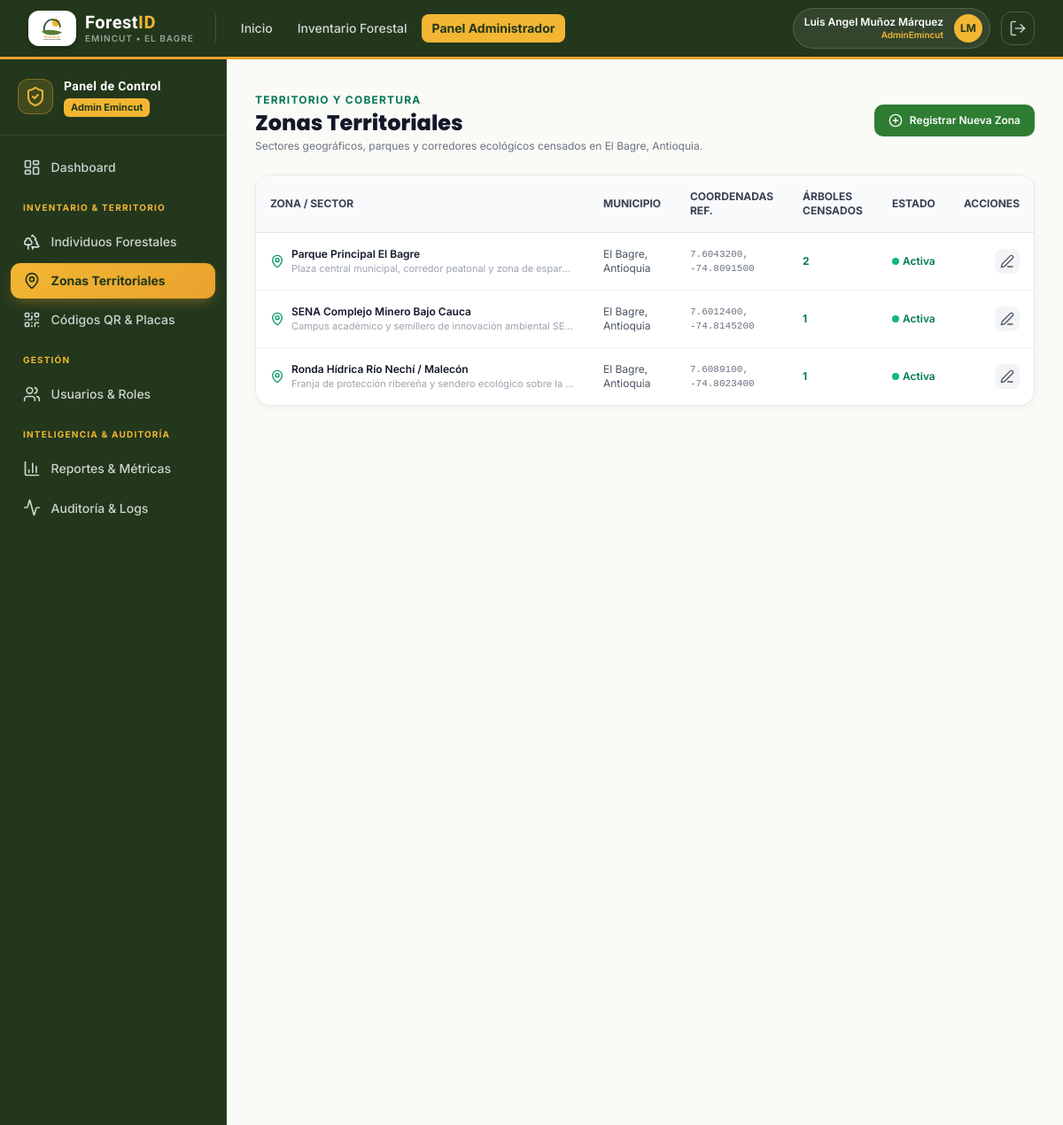
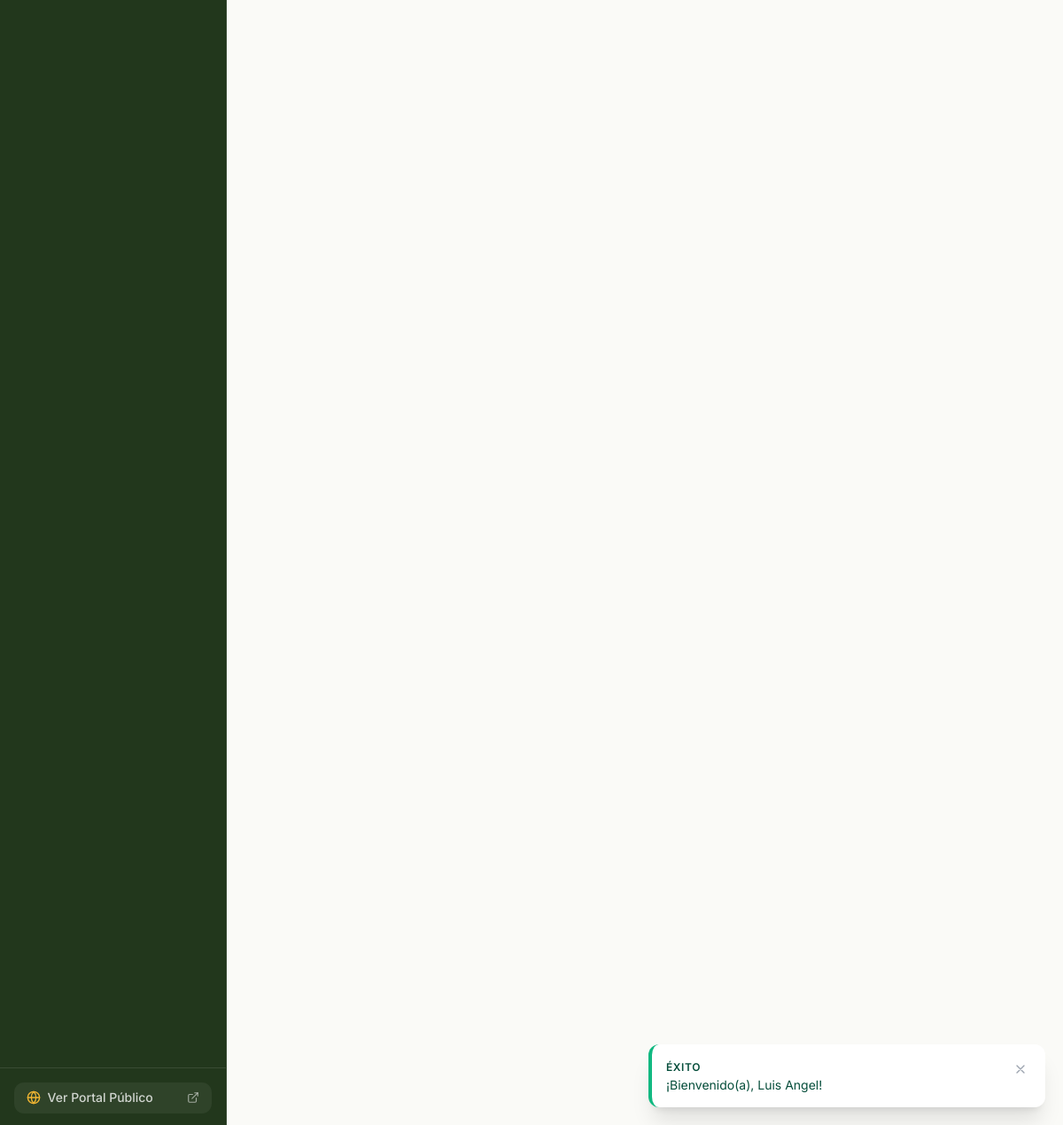
The app's page /admin/zonas/index.php (signed in) with its own data (2 pictures, top to bottom).
### tables this page shows
CREATE TABLE `zonas` (
    `id_zona` CHAR(36) NOT NULL DEFAULT (UUID()),
    `nombre_zona` VARCHAR(100) NOT NULL,
    `descripcion` VARCHAR(255) NULL,
    `municipio` VARCHAR(100) NOT NULL DEFAULT 'El Bagre',
    `departamento` VARCHAR(100) NOT NULL DEFAULT 'Antioquia',
    `latitud_referencia` DECIMAL(10,7) NULL,
    `longitud_referencia` DECIMAL(10,7) NULL,
    `estado` TINYINT(1) NOT NULL DEFAULT 1 COMMENT '1: Activa, 0: Inactiva',
    `fecha_creacion` DATETIME NOT NULL DEFAULT CURRENT_TIMESTAMP,
    PRIMARY KEY (`id_zona`),
    INDEX `idx_zonas_municipio` (`municipio`)
);

### admin/zonas/index.php (the view, shortened to what this page needs)
<?php
require_once __DIR__ . '/../../includes/funciones.php';
$pdo = getDBConnection();
$stmt = $pdo->query("
    SELECT z.*,
           COUNT(ind.id_individuo) AS total_arboles
    FROM `zonas` z
    LEFT JOIN `individuos_forestales` ind ON z.id_zona = ind.id_zona AND ind.estado_registro = 1
    GROUP BY z.id_zona
    ORDER BY z.fecha_creacion DESC
");
$zonas = $stmt->fetchAll();
require_once __DIR__ . '/../../includes/header.php';
require_once __DIR__ . '/../../includes/navbar.php';
?>
<div class="flex-1 flex flex-col md:flex-row">
    <?php require_once __DIR__ . '/../../includes/sidebar_admin.php'; ?>
    <main class="flex-1 p-6 sm:p-8 space-y-6 overflow-y-auto">
        <div class="flex flex-col sm:flex-row items-start sm:items-center justify-between gap-4">
            <div>
                <span class="text-xs font-bold text-emerald-700 uppercase tracking-widest">Territorio y Cobertura</span>
                <h1 class="font-heading font-extrabold text-2xl text-gray-900">Zonas Territoriales</h1>
                <p class="text-xs text-gray-500 mt-0.5">
                    Sectores geográficos, parques y corredores ecológicos censados en El Bagre, Antioquia.
                </p>
            </div>
            <a href="<?= BASE_URL ?>admin/zonas/crear.php" class="btn-forest-primary text-xs py-2.5 px-4 shadow-sm">
                <i data-lucide="plus-circle" class="w-4 h-4"></i> Registrar Nueva Zona
            </a>
        </div>
        <div class="forest-card overflow-hidden">
            <div class="overflow-x-auto">
                <table class="w-full text-left text-xs text-gray-600">
                    <thead class="bg-gray-50 border-b border-gray-200 text-gray-700 uppercase font-semibold">
                        <tr>
                            <th class="p-4">Zona / Sector</th>
                            <th class="p-4">Municipio</th>
                            <th class="p-4">Coordenadas Ref.</th>
                            <th class="p-4">Árboles Censados</th>
                            <th class="p-4">Estado</th>
                            <th class="p-4 text-right">Acciones</th>
                        </tr>
                    </thead>
                    <tbody class="divide-y divide-gray-100">
                        <?php if (empty($zonas)): ?>
                            <tr>
                                <td colspan="6" class="p-8 text-center text-gray-400 italic">No hay zonas territoriales registradas.</td>
                            </tr>
                        <?php else: ?>
                            <?php foreach ($zonas as $z): ?>
                                <tr class="hover:bg-gray-50 transition-colors">
                                    <td class="p-4 font-semibold text-gray-900">
                                        <div class="flex items-center gap-2">
                                            <i data-lucide="map-pin" class="w-4 h-4 text-emerald-600"></i>
                                            <div>
                                                <span><?= htmlspecialchars($z['nombre_zona']) ?></span>
                                                <?php if (!empty($z['descripcion'])): ?>
                                                    <span class="block text-[11px] text-gray-400 font-normal truncate max-w-xs"><?= htmlspecialchars($z['descripcion']) ?></span>
                                                <?php endif; ?>
                                            </div>
                                        </div>
                                    </td>
                                    <td class="p-4"><?= htmlspecialchars($z['municipio']) ?>, <?= htmlspecialchars($z['departamento']) ?></td>
                                    <td class="p-4 font-mono text-[11px] text-gray-500">
                                        <?= !empty($z['latitud_referencia']) ? "{$z['latitud_referencia']}, {$z['longitud_referencia']}" : 'Sin fijar' ?>
                                    </td>
                                    <td class="p-4 font-bold text-emerald-700"><?= $z['total_arboles'] ?></td>
                                    <td class="p-4">
                                        <?php if ($z['estado'] == 1): ?>
                                            <span class="text-emerald-700 font-semibold flex items-center gap-1"><span class="w-2 h-2 rounded-full bg-emerald-500"></span> Activa</span>
                                        <?php else: ?>
                                            <span class="text-rose-700 font-semibold flex items-center gap-1"><span class="w-2 h-2 rounded-full bg-rose-500"></span> Inactiva</span>
                                        <?php endif; ?>
                                    </td>
                                    <td class="p-4 text-right">
                                        <a href="<?= BASE_URL ?>admin/zonas/editar.php?id=<?= $z['id_zona'] ?>" class="p-1.5 rounded-lg bg-gray-100 hover:bg-emerald-100 text-gray-600 hover:text-emerald-800 inline-flex" title="Editar">
                                            <i data-lucide="edit-3" class="w-4 h-4"></i>
                                        </a>
                                    </td>
                                </tr>
                            <?php endforeach; ?>
                        <?php endif; ?>
                    </tbody>
                </table>
            </div>
        </div>
    </main>
</div>
<?php require_once __DIR__ . '/../../includes/footer.php'; ?>

### assets/css/custom.css (style rules this page uses)
:root { --color-primary-dark: #1B5E20; --color-primary: #2E7D32; --color-primary-light: #4CAF50; --color-surface-soft: #E8F5E9; --color-surface-bg: #FAFAF7; --color-earth: #6D4C41; --color-text-main: #1F2937; }
body { background-color: var(--color-surface-bg); color: var(--color-text-main); font-family: 'Inter', -apple-system, BlinkMacSystemFont, "Segoe UI", Roboto, sans-serif; -webkit-font-smoothing: antialiased; }
h1, h2, h3, h4, h5, h6, .font-heading { font-family: 'Poppins', 'Inter', sans-serif; }
.forest-card { background: #FFFFFF; border: 1px solid #E5E9E2; border-radius: 1rem; box-shadow: 0 4px 12px -2px rgba(27, 94, 32, 0.05); transition: all 0.2s cubic-bezier(0.4, 0, 0.2, 1); }
.btn-forest-primary { background-color: #2E7D32; color: #FFFFFF; font-weight: 600; padding: 0.625rem 1.25rem; border-radius: 0.625rem; display: inline-flex; align-items: center; justify-content: center; gap: 0.5rem; transition: all 0.15s ease-in-out; }

### assets/css/emincut.css (style rules this page uses)
:root { --emi-verde: #5B7C3A; --emi-verde-claro: #7A9B54; --emi-verde-suave: #EDF2E5; --emi-verde-oscuro: #35502B; --emi-verde-noche: #22371C; --emi-ambar: #E9A22E; --emi-amarillo: #F2B632; --emi-amarillo-suave:#FBEFD4; --emi-blanco: #FFFFFF; --emi-hueso: #FBFAF6; --emi-tinta: #23291F; --emi-tinta-suave: #5C6455; }

### records on screen
zonas: nombre_zona "Parque Principal El Bagre", descripcion "Plaza central municipal, corredor peatonal y zona de espar…", municipio "El Bagre", departamento "Antioquia", latitud_referencia "7.6043200", longitud_referencia "-74.8091500", total_arboles "2", estado 1 (drawn)
zonas: nombre_zona "SENA Complejo Minero Bajo Cauca", descripcion "Campus académico y semillero de innovación ambiental SE…", municipio "El Bagre", departamento "Antioquia", latitud_referencia "7.6012400", longitud_referencia "-74.8145200", total_arboles "1", estado 1 (drawn)
zonas: nombre_zona "Ronda Hídrica Río Nechí / Malecón", descripcion "Franja de protección ribereña y sendero ecológico sobre la…", municipio "El Bagre", departamento "Antioquia", latitud_referencia "7.6089100", longitud_referencia "-74.8023400", total_arboles "1", estado 1 (drawn)

### other values on screen
$cfg['badge'] "ÉXITO"
$mensaje "¡Bienvenido(a), Luis Angel!"
$usuario_actual['nombres'] . ' ' . $usuario_actual['apellidos'] "Luis Angel Muñoz Márquez"
$usuario_actual['nombre_rol'] "AdminEmincut"
